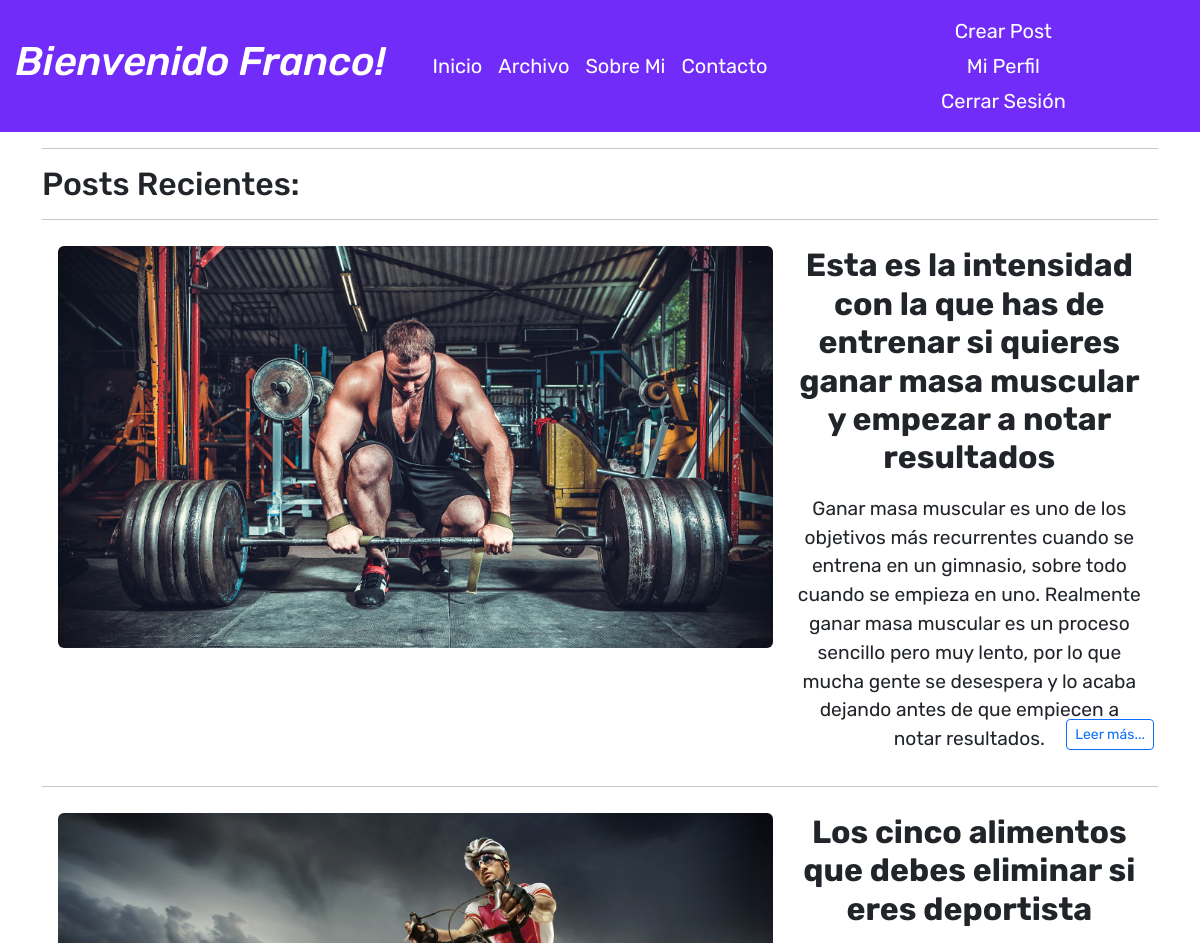
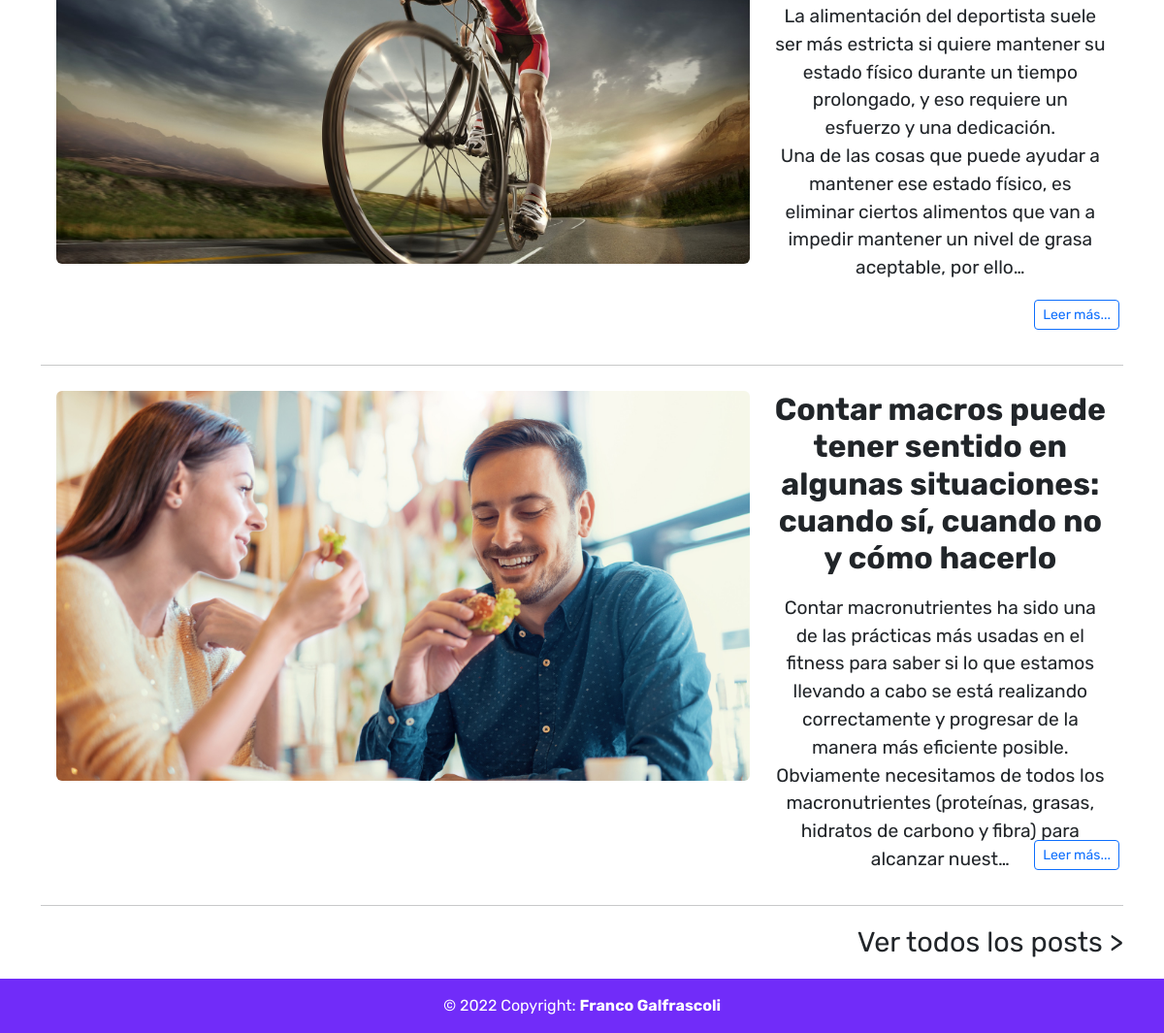
The app's page / (signed in) with its own data (2 pictures, top to bottom).
### blogdefranco/models.py (models this page shows, shortened)
class Post(models.Model):
    titulo = models.CharField(max_length= 500)
    epigrafe = models.TextField(max_length=700)
    autor = models.ForeignKey(User, on_delete=models.CASCADE)
    fecha = models.DateField(blank=False)
    imagen = models.ImageField(upload_to='post')
    cuerpo = RichTextField(blank=True, null=True)

### blogdefranco/views.py (the view)
# urls.py: path('', Lista.as_view(), name='Inicio' ),
class Lista(ListView):
    model = Post
    template_name = 'blogdefranco/inicio.html'
    ordering = ('-fecha', '-id')

### blogdefranco/templates/blogdefranco/inicio.html (shortened to what this page needs)
{% extends 'blogdefranco/base.html' %}
{% block body %}
<div class="container blogdefranco">
  <hr>
  <h2> Posts Recientes: </h2>
  <hr>
  {% for post in object_list%}
    <div class="row mx-1">
      <div class="col-8" style="height: 500px; padding-top: 10px">
        <img src=" {{ post.imagen.url }} " alt="post" class="rounded" id="imagen" style="max-width:100%; max-height:100%;">
      </div>
      <div class="col-4" style="padding-top: 10px; position:relative">
        <h5 style="font-size: 2em; text-align:center"><strong>{{post.titulo|safe}}</strong></h5>
        <p style="padding-top: 10px; font-size: 1.2em; text-align:center">{{post.epigrafe|truncatechars:330|safe}} </p>
        <div style="position:absolute; bottom:0; right:0; padding-bottom: 20px;">
          <a href="{% url 'Archivo' post.pk %}" class="btn btn-outline-primary float-end btn-sm">Leer más...</a>
        </div>
      </div>
    </div>
    <hr>
  {% endfor %}
</div>
<div class="container d-flex justify-content-end pb-3 blogdefranco">
  <a href="{% url 'All Posts'%}" style="font-size: 180%; text-decoration:none;" class="hov-ul text-dark disp-blk">Ver todos los posts ></a>
</div>
{% endblock %}

### blogdefranco/templates/blogdefranco/base.html (shortened to what this page needs)
{% load static %}
<!doctype html>
<html lang="es">
  <head>
    <link href="https://cdn.jsdelivr.net/npm/bootstrap@5.2.0-beta1/dist/css/bootstrap.min.css" rel="stylesheet">
  </head>
  <body style="height: 100vh; display: flex; flex-direction: column; font-family: 'Rubik', sans-serif; background-color: #fff;">
    <nav class="navbar navbar-expand-lg" style="color: #fff; background-color: #712cf9;">
      <div class="container-fluid d-flex align-items-center justify-content-between" style=" color: #fff">
        <div class="container d-flex align-items-center justify-content-center" style="padding-left: 0;">
          {% if user.is_authenticated %}
            <a href="{% url 'Inicio' %}" style="color: #fff; text-decoration:none"><h1><i>Bienvenido {{user.first_name}}!</i></h1></a>
          {% else %}
            <a href="{% url 'Inicio' %}" style="color: #fff; text-decoration:none"><h1>Blog de Franco</h1></a>
          {% endif %}
        </div>
        <div class="container d-flex align-items-center justify-content-center" style="color: #fff">
              <ul class="navbar-nav align-items-center" style="font-size: 20px; color: #fff; padding-left:0; padding-right:0">
                <li class="nav-item">
                  <a class="nav-link active" aria-current="page" href="{% url 'Inicio' %}" style="color: #fff;" >Inicio</a>
                </li>
                <li class="nav-item">
                  <a class="nav-link active" aria-current="page" href="{% url 'All Posts' %}" style="color: #fff;" >Archivo</a>
                </li>
                <li class="nav-item ">
                  <a class="nav-link active" aria-current="page" href="{% url 'Sobre Mi' %}" style="color: #fff;">Sobre Mi</a>
                </li>
                <li class="nav-item ">
                  <a class="nav-link active" aria-current="page" href="{% url 'Contacto' %}" style="color: #fff;">Contacto</a>
                </li>
              </ul>
        </div>
        <div class="container d-flex align-items-center text-center justify-content-center" style="color: #fff; padding-right:0">
              <ul class="navbar-nav" style="list-style: none;color: #fff; font-size: 20px;">
                <li class="nav-item" style="color: #fff;">
                  {% if user.is_authenticated %}
                    {% if request.user.is_staff %}
                      <a class="nav-link active" aria-current="page" href="{% url 'Crear Post' %}" style="color: #fff; padding-bottom:0px;  padding-right:0">Crear Post</a>
                      <a class="nav-link active" aria-current="page" href="{% url 'Perfil' user.id %}" style="color: #fff; padding-bottom:0px; padding-top:5px;  padding-right:0">Mi Perfil</a>
                      <a class="nav-link active" aria-current="page" href="{% url 'logout' %}" style="color: #fff; padding-top:5px;  padding-right:0">Cerrar Sesión</a>
                    {% else %}
                      <a class="nav-link active" aria-current="page" href="{% url 'Perfil' user.id %}" style="color: #fff; padding-bottom:0px;  padding-right:0">Mi Perfil</a>
                      <a class="nav-link active" aria-current="page" href="{% url 'logout' %}" style="color: #fff; padding-top:5px;  padding-right:0">Cerrar Sesión</a>
                    {% endif %}
                  {% else %}
                    <a class="nav-link" aria-current="page" href="{% url 'login' %}" style="color: #fff; padding-bottom:0px;  padding-right:0">Iniciar Sesión</a>
                    <a class="nav-link" aria-current="page" href="{% url 'Registrarse' %}" style="color: #fff; padding-top:5px;  padding-right:0">Registrarse</a>
                  {% endif %}
                </li>
              </ul>
        </div>
      </div>
    </nav>
    {% block body %}
    {% endblock %}
    <footer class="text-center text-white" style="margin-top: auto; background-color: #712cf9">
      <div class="text-center p-3">
        <a class="text-white" style="text-decoration: none;" href="{% url 'Sobre Mi' %}">© 2022 Copyright: <strong>Franco Galfrascoli</strong></a>
      </div>
    </footer>
  </body>
</html>

### blogdefranco/templates/blogdefranco/base.html (style rules this page uses)
html { overflow-y: scroll; }
.blogdefranco { animation-name: blogdefranco !important; animation-duration: 3s; }

### records on screen
Post: imagen (picture), titulo "Esta es la intensidad con la que has de entrenar si quieres ganar masa muscular y empezar a notar resultados", epigrafe "Ganar masa muscular es uno de los objetivos más recurrentes cuando se entrena en un gimnasio, sobre todo cuando se empieza en uno. Realmente ganar masa muscular es un proceso sencillo pero muy lento, por lo que mucha gente se desespera y lo acaba dejando antes de que empiecen a notar resultados."
Post: imagen (picture), titulo "Los cinco alimentos que debes eliminar si eres deportista", epigrafe "La alimentación del deportista suele ser más estricta si quiere mantener su estado físico durante un tiempo prolongado, y eso requiere un esfuerzo y una dedicación. Una de las cosas que puede ayudar a mantener ese estado físico, es eliminar ciertos alimentos que van a impedir mantener un nivel de grasa aceptable, por ello…"
Post: imagen (picture), titulo "Contar macros puede tener sentido en algunas situaciones: cuando sí, cuando no y cómo hacerlo", epigrafe "Contar macronutrientes ha sido una de las prácticas más usadas en el fitness para saber si lo que estamos llevando a cabo se está realizando correctamente y progresar de la manera más eficiente posible. Obviamente necesitamos de todos los macronutrientes (proteínas, grasas, hidratos de carbono y fibra) para alcanzar nuest…"

### other values on screen
{{ user.first_name }} "Franco"
